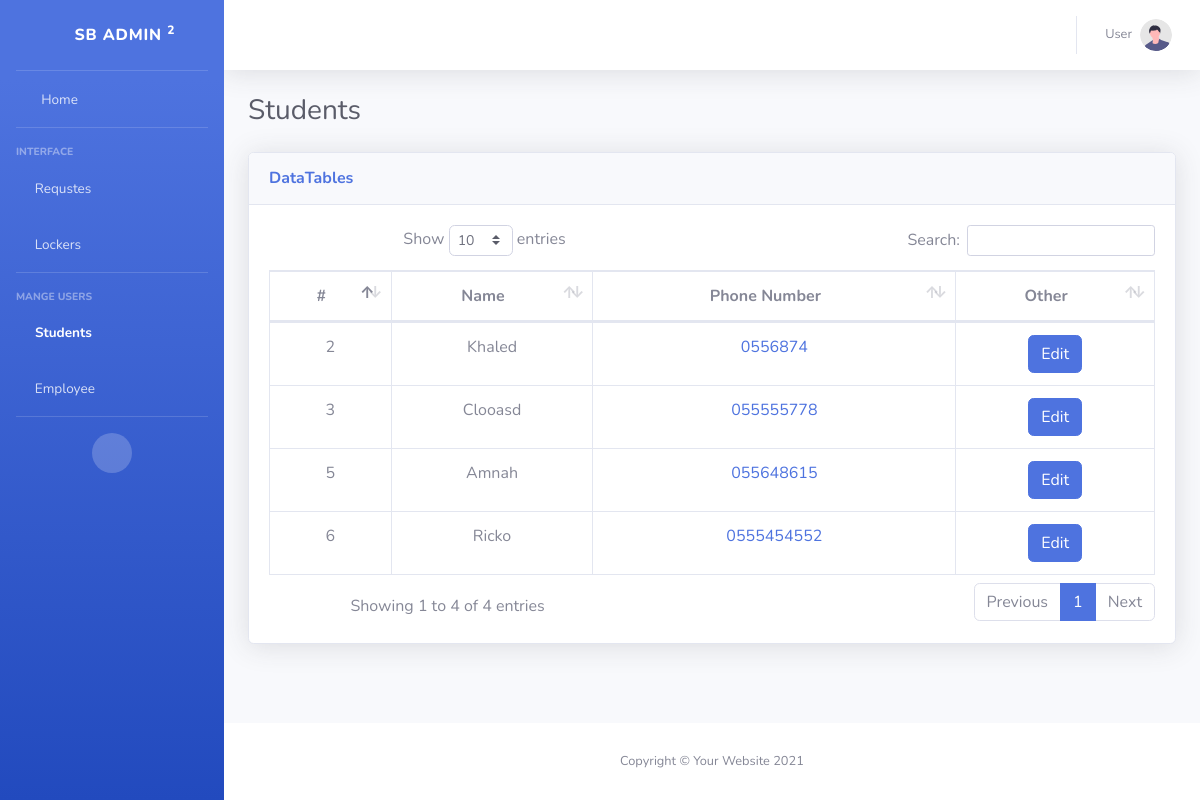
/app/dashboard/students.php (signed in), run on the app's committed database.
### tables this page shows
CREATE TABLE `students` (
  `id` int(11) NOT NULL,
  `name` varchar(225) NOT NULL,
  `phone_number` varchar(225) NOT NULL,
  `username` varchar(225) NOT NULL,
  `password` varchar(225) NOT NULL
);

### app/dashboard/students.php (the view, shortened to what this page needs)
<?php
include "../inc/conf.php";
$students = $conn->query("SELECT * FROM `students`")->fetchAll();
?>
<!DOCTYPE html>
<html lang="en">
<head>
    <link href="vendor/fontawesome-free/css/all.min.css" rel="stylesheet" type="text/css">
    <link href="css/sb-admin-2.min.css" rel="stylesheet">
    <link href="vendor/datatables/dataTables.bootstrap4.min.css" rel="stylesheet">
</head>
<body id="page-top">
    <div id="wrapper">
        <?php include "header.php" ?>
        <div id="content-wrapper" class="d-flex flex-column">
            <div id="content">
                <nav class="navbar navbar-expand navbar-light bg-white topbar mb-4 static-top shadow">
                    <ul class="navbar-nav ml-auto">
                        <li class="nav-item dropdown no-arrow">
                            <a class="nav-link dropdown-toggle" href="#" id="userDropdown" role="button"
                                data-toggle="dropdown" aria-haspopup="true" aria-expanded="false">
                                <span class="mr-2 d-none d-lg-inline text-gray-600 small">User</span>
                                <img class="img-profile rounded-circle"
                                    src="img/undraw_profile.svg">
                            </a>
                        </li>
                    </ul>
                </nav>
                <div class="container-fluid">
                    <div class="d-sm-flex align-items-center justify-content-between mb-4">
                        <h1 class="h3 mb-0 text-gray-800">Students</h1>
                    </div>
            <div class="card shadow mb-4">
            <div class="card-header py-3">
              <h6 class="m-0 font-weight-bold text-primary">DataTables</h6>
            </div>
            <div class="card-body">
              <div class="table-responsive text-center" >
                <table class="table table-bordered" id="dataTable" width="100%" cellspacing="0">
                  <thead>
                    <tr>
                      <th>#</th>
                      <th>Name</th>
                      <th>Phone Number</th>
                      <th>Other</th>
                    </tr>
                  </thead>
                  <tbody>
                      <?php foreach($students as $val): ?>
                    <tr>
                      <td><?=$val['id']?></td>
                      <td><?=$val['name']?></td>
                      <td><a href="tel:<?=$val['phone_number']?>"><?=$val['phone_number']?></a></td>
                      <td><a href="#" class="btn btn-primary" data-toggle="modal" data-target="#exampleModal<?=$val['id']?>">Edit</a></td>
                    </tr>
                    <?php  endforeach; ?>
                  </tbody>
                </table>
              </div>
            </div>
          </div>
                </div>
            </div>
            <footer class="sticky-footer bg-white">
                <div class="container my-auto">
                    <div class="copyright text-center my-auto">
                        <span>Copyright &copy; Your Website 2021</span>
                    </div>
                </div>
            </footer>
        </div>
    </div>
</body>
</html>

### data on the page
students: id "2", name "Khaled", phone_number "0556874"
students: id "3", name "Clooasd", phone_number "055555778"
students: id "5", name "Amnah", phone_number "055648615"
students: id "6", name "Ricko", phone_number "0555454552"
